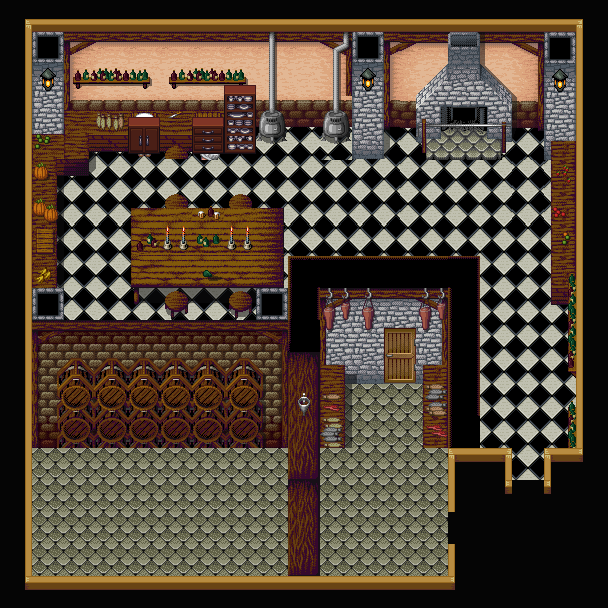

Rendered tile map (Tiled .tmx) drawn with the repository's tilesets; below, a short description and the full map source, tile grids included:
An orthogonal 19x19 tile map with 32x32 px tiles, 2 tile layers (Cucina tile set, Decorativi), 1 hidden layer not drawn, 5 tilesets and 23 objects.

<map version="1.10" tiledversion="1.11.0" orientation="orthogonal" renderorder="right-down" width="19" height="19" tilewidth="32" tileheight="32" infinite="0" nextlayerid="5" nextobjectid="24">
 <tileset firstgid="1" name="house_inside" tilewidth="32" tileheight="32" tilecount="224" columns="16">
  <image source="../Tileset/Mappa_interna/house_inside.png" width="512" height="448" />
 </tileset>
 <tileset firstgid="225" name="atlas_32x" tilewidth="32" tileheight="32" tilecount="768" columns="48">
  <image source="../Tileset/Mappa_interna/atlas_32x.png" width="1536" height="512" />
 </tileset>
 <tileset firstgid="993" name="mappa interna" tilewidth="32" tileheight="32" tilecount="10791" columns="99">
  <image source="../Tileset/Mappa_interna/mappa_interna.png" width="3184" height="3488" />
 </tileset>
 <tileset firstgid="11784" name="Interior Tiles" tilewidth="32" tileheight="32" tilecount="456" columns="19">
  <image source="../Tileset/Mappa_interna/Interior_Tiles.png" width="611" height="770" />
 </tileset>
 <tileset firstgid="12240" source="../interior1.tsx" />
 <layer id="2" name="Sfondo" width="19" height="19" visible="0">
  <data encoding="csv">
4067,4067,4067,4067,4067,4067,4067,4067,4067,4067,4067,4067,4067,4067,4067,4067,4067,4067,4067,
4067,4067,4067,4067,4067,4067,4067,4067,4067,4067,4067,4067,4067,4067,4067,4067,4067,4067,4067,
4067,4067,4067,4067,4067,4067,4067,4067,4067,4067,4067,4067,4067,4067,4067,4067,4067,4067,4067,
4067,4067,4067,4067,4067,4067,4067,4067,4067,4067,4067,4067,4067,4067,4067,4067,4067,4067,4067,
4067,4067,4067,4067,4067,4067,4067,4067,4067,4067,4067,4067,4067,4067,4067,4067,4067,4067,4067,
4067,4067,4067,4067,4067,4067,4067,4067,4067,4067,4067,4067,4067,4067,4067,4067,4067,4067,4067,
4067,4067,4067,4067,4067,4067,4067,4067,4067,4067,4067,4067,4067,4067,4067,4067,4067,4067,4067,
4067,4067,4067,4067,4067,4067,4067,4067,4067,4067,4067,4067,4067,4067,4067,4067,4067,4067,4067,
4067,4067,4067,4067,4067,4067,4067,4067,4067,4067,4067,4067,4067,4067,4067,4067,4067,4067,4067,
4067,4067,4067,4067,4067,4067,4067,4067,4067,4067,4067,4067,4067,4067,4067,4067,4067,4067,4067,
4067,4067,4067,4067,4067,4067,4067,4067,4067,4067,4067,4067,4067,4067,4067,4067,4067,4067,4067,
4067,4067,4067,4067,4067,4067,4067,4067,4067,4067,4067,4067,4067,4067,4067,4067,4067,4067,4067,
4067,4067,4067,4067,4067,4067,4067,4067,4067,4067,4067,4067,4067,4067,4067,4067,4067,4067,4067,
4067,4067,4067,4067,4067,4067,4067,4067,4067,4067,4067,4067,4067,4067,4067,4067,4067,4067,4067,
4067,4067,4067,4067,4067,4067,4067,4067,4067,4067,4067,4067,4067,4067,4067,4067,4067,4067,4067,
4067,4067,4067,4067,4067,4067,4067,4067,4067,4067,4067,4067,4067,4067,4067,4067,4067,4067,4067,
4067,4067,4067,4067,4067,4067,4067,4067,4067,4067,4067,4067,4067,4067,4067,4067,4067,4067,4067,
5844,5844,5844,5844,5844,5844,5844,5844,5844,5844,5844,5844,5844,5844,5844,5844,5844,5844,5844,
5844,5844,5844,5844,5844,5844,5844,5844,5844,5844,5844,5844,5844,5844,5844,5844,5844,5844,5844
</data>
 </layer>
 <layer id="1" name="Cucina tile set" width="19" height="19">
  <data encoding="csv">
12273,12275,12275,12275,12275,12275,12275,12275,12275,12275,12275,12275,12275,12275,12275,12275,12275,12275,12272,
12260,3278,3279,3280,3281,3282,3283,3284,3285,3286,3287,3288,3289,3290,3291,3292,3293,3294,12258,
12260,3377,3378,3379,3380,3381,3382,3383,3384,3385,3386,3387,3388,3389,3390,3391,3392,3393,12258,
12260,3476,3477,3478,3479,3480,3481,3482,3483,3484,3483,3486,3487,3488,3489,3490,3491,3492,12258,
12260,3575,3576,3577,3578,3579,3580,3581,3582,3583,3582,3585,3586,3587,3588,3589,3590,3591,12258,
12260,3674,3675,3676,3677,3678,3676,3680,3681,3682,3683,3684,3685,3686,3687,3688,3683,3690,12258,
12260,3773,3783,3775,3776,3777,3778,3779,3780,3781,3782,3783,3784,3785,3786,3787,3782,3789,12258,
12260,3872,3873,3874,3875,3876,3877,3878,3879,3880,3881,3882,3883,3884,3885,3886,3887,3888,12258,
12260,3971,3972,3973,3974,3975,3976,3977,3978,3979,3980,3981,3982,3983,3984,4282,3986,3987,12258,
12260,4070,3783,4072,4073,4074,4075,4076,4077,4078,4079,4080,4081,4082,4083,4084,4085,4086,12258,
12260,5549,5550,5551,5552,5553,5554,5555,5556,5557,4178,4179,4180,4181,4083,4183,4184,4185,12258,
12260,5648,5649,5650,5651,5652,5653,5654,5655,5656,4277,4278,4279,4280,4182,4282,4283,4284,12258,
12260,5747,5748,5749,5750,5751,5752,5753,5754,5755,4376,4859,4378,4379,4281,4381,4382,4383,12258,
12260,5846,5847,5848,5849,5850,5851,5852,5853,5854,4475,4859,4859,4478,5260,4480,4481,4482,12258,
12260,4859,4859,4859,4859,4859,4859,4859,4859,5953,4859,4859,4859,4859,12242,12244,4580,12242,12256,
12260,4859,4859,4859,4859,4859,4859,4859,4859,5658,4859,4859,4859,4859,12258,12257,12259,12256,12259,
12260,4859,4859,4859,4859,4859,4859,4859,4859,5856,4859,4859,4859,4859,12259,12259,12259,12259,12259,
12260,4859,4859,4859,4859,4859,4859,4859,4859,5955,4859,4859,4859,4859,12258,12259,12259,12259,12259,
12257,12243,12243,12243,12243,12243,12243,12243,12243,12243,12243,12243,12243,12243,12256,12259,12259,12259,12259
</data>
 </layer>
 <layer id="3" name="Decorativi" width="19" height="19">
  <data encoding="csv">
0,0,0,0,0,0,0,0,0,0,0,0,0,0,0,0,0,0,0,
0,0,0,0,0,0,0,0,0,0,0,0,0,0,0,0,0,0,0,
0,0,0,0,0,0,0,64,0,0,0,0,0,0,0,0,0,0,0,
0,0,0,0,10,0,60,80,0,0,0,0,0,0,0,0,0,0,0,
0,0,0,0,43,0,92,96,0,0,0,0,0,0,0,0,0,0,0,
0,0,0,0,0,0,0,0,0,0,0,0,0,0,0,0,0,0,0,
0,0,0,0,0,0,0,0,0,0,0,0,0,0,0,0,0,0,0,
0,0,0,0,0,0,0,0,0,0,0,0,0,0,0,0,0,0,0,
0,0,0,0,0,0,0,0,0,0,0,0,0,0,0,0,0,0,0,
0,0,0,0,0,0,0,0,0,0,0,0,0,0,0,0,0,0,0,
0,0,0,0,0,0,0,0,0,0,0,0,0,0,0,0,0,0,0,
0,0,0,0,0,0,0,0,0,0,0,0,0,0,0,0,0,0,0,
0,0,0,0,0,0,0,0,0,0,0,0,0,0,0,0,0,0,0,
0,0,0,0,0,0,0,0,0,0,0,0,0,0,0,0,0,0,0,
0,0,0,0,0,0,0,0,0,0,0,0,0,0,0,0,0,0,0,
0,0,0,0,0,0,0,0,0,0,0,0,0,0,0,0,0,0,0,
0,0,0,0,0,0,0,0,0,0,0,0,0,0,0,0,0,0,0,
0,0,0,0,0,0,0,0,0,0,0,0,0,0,0,0,0,0,0,
0,0,0,0,0,0,0,0,0,0,0,0,0,0,0,0,0,0,0
</data>
 </layer>
 <objectgroup id="4" name="Collisioni">
  <object id="1" x="131.333" y="210.667" width="149.333" height="69.3333" />
  <object id="2" x="166" y="295.333" width="19.3333" height="16" />
  <object id="3" x="230.667" y="294.667" width="22" height="16.6667" />
  <object id="4" x="167.333" y="196.667" width="20" height="10.6667" />
  <object id="5" x="228" y="198" width="20.6667" height="8.66667" />
  <object id="6" x="65.3333" y="114.667" width="186.667" height="32.6667" />
  <object id="7" x="64.6667" y="134.667" width="23.3333" height="23.3333" />
  <object id="8" x="32" y="152.667" width="20" height="132" />
  <object id="9" x="30" y="319.333" width="254.667" height="129.333" />
  <object id="10" x="26" y="21.3333" width="554.667" height="88.6667" />
  <object id="11" x="289.333" y="256" width="188" height="26.6667" />
  <object id="12" x="451.333" y="260.667" width="25.3333" height="196" />
  <object id="13" x="544" y="448" width="40" height="12.6667" />
  <object id="14" x="576.667" y="54.6667" width="14.6667" height="406" />
  <object id="15" x="548.667" y="112" width="27.3333" height="186" />
  <object id="16" x="446" y="448" width="66" height="10" />
  <object id="17" x="446.667" y="447.333" width="7.33333" height="139.333" />
  <object id="18" x="20" y="442" width="10.6667" height="144" />
  <object id="19" x="19.3333" y="572.667" width="432.667" height="16.6667" />
  <object id="20" x="355.333" y="112" width="29.3333" height="38.6667" />
  <object id="21" x="258.667" y="113.333" width="22" height="15.3333" />
  <object id="22" x="326" y="119.333" width="18.6667" height="14" />
  <object id="23" x="416" y="112.667" width="96" height="42.6667" />
 </objectgroup>
</map>
